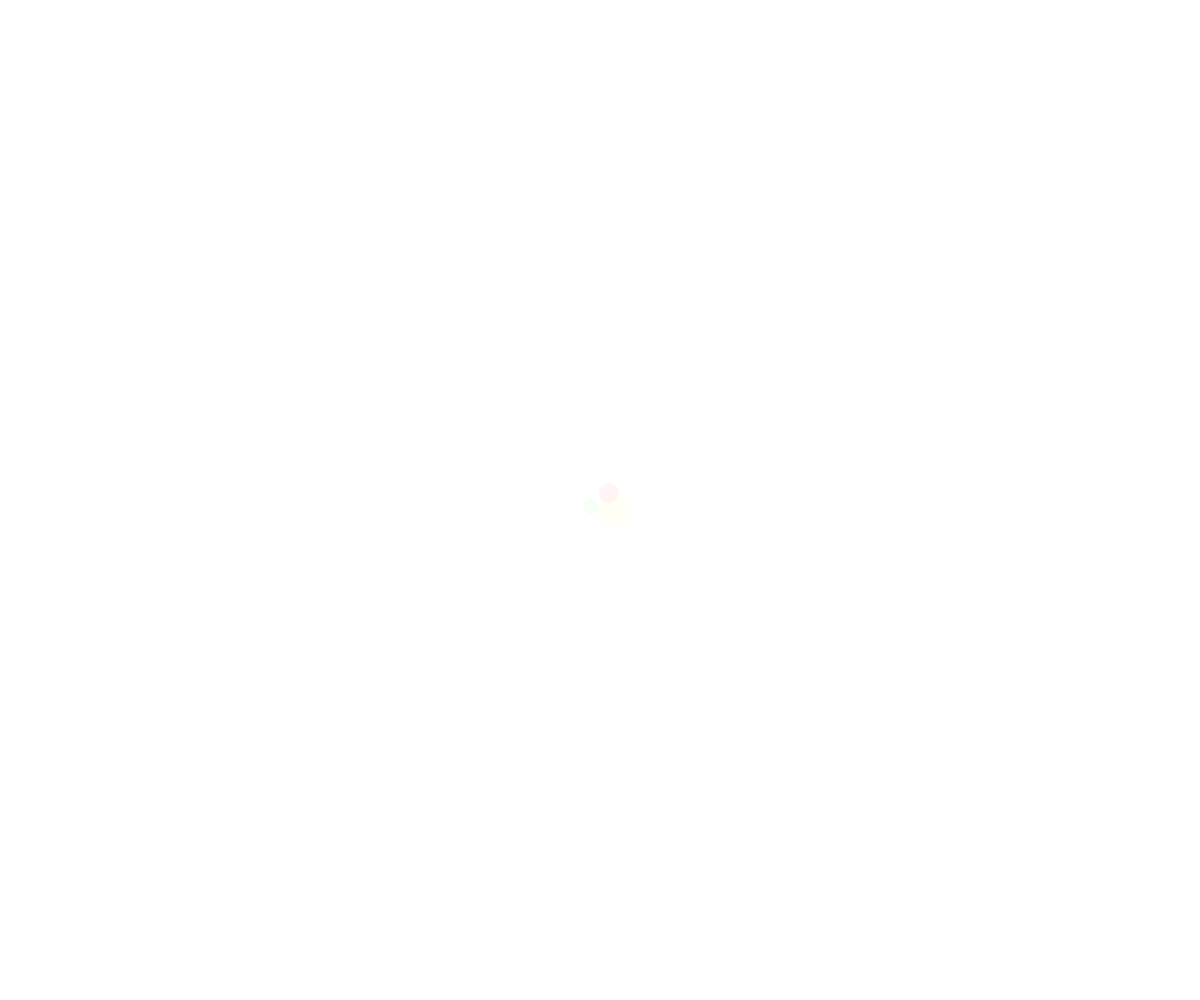
Frame 1 (no input)
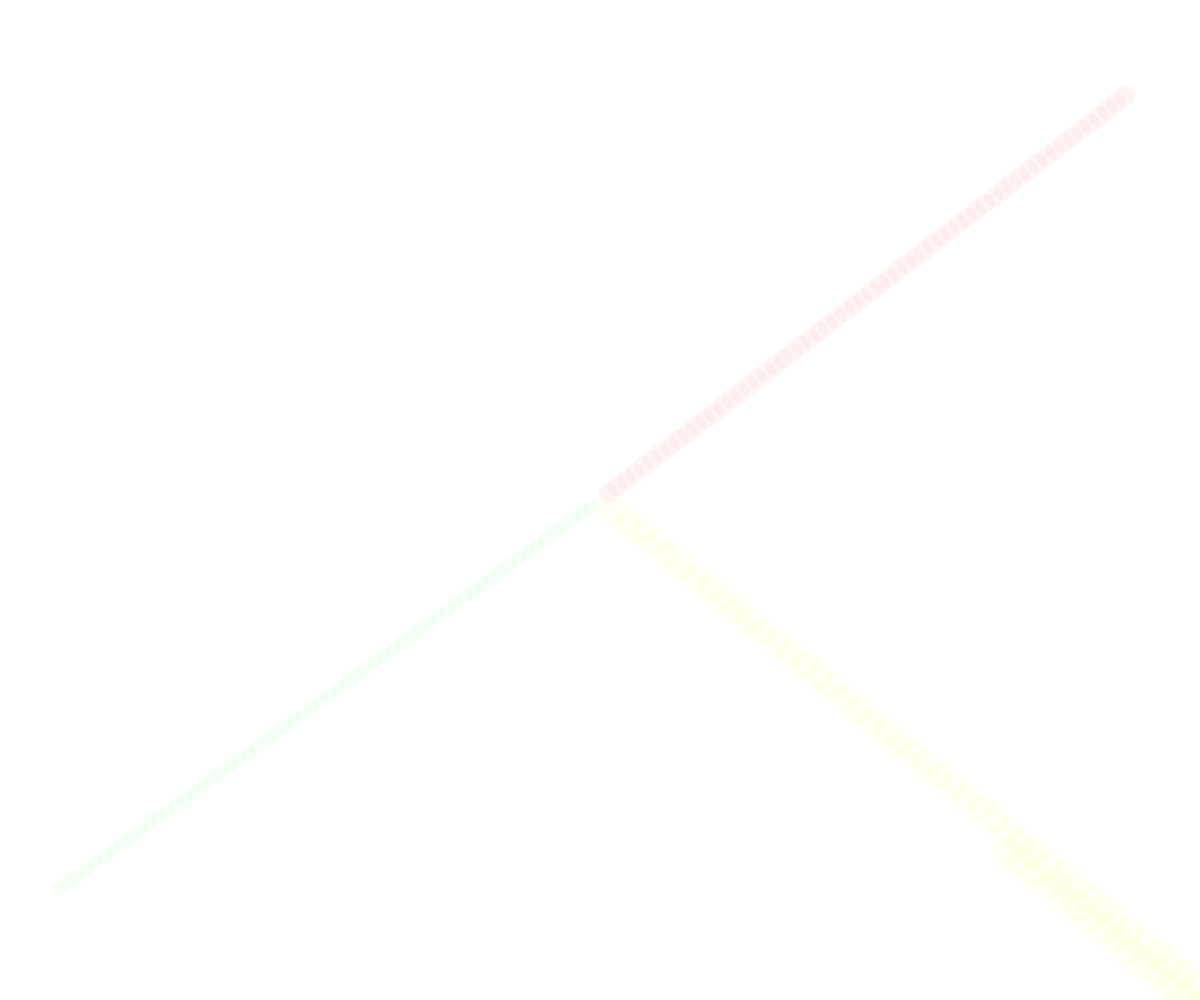
Frame 60 (no input)
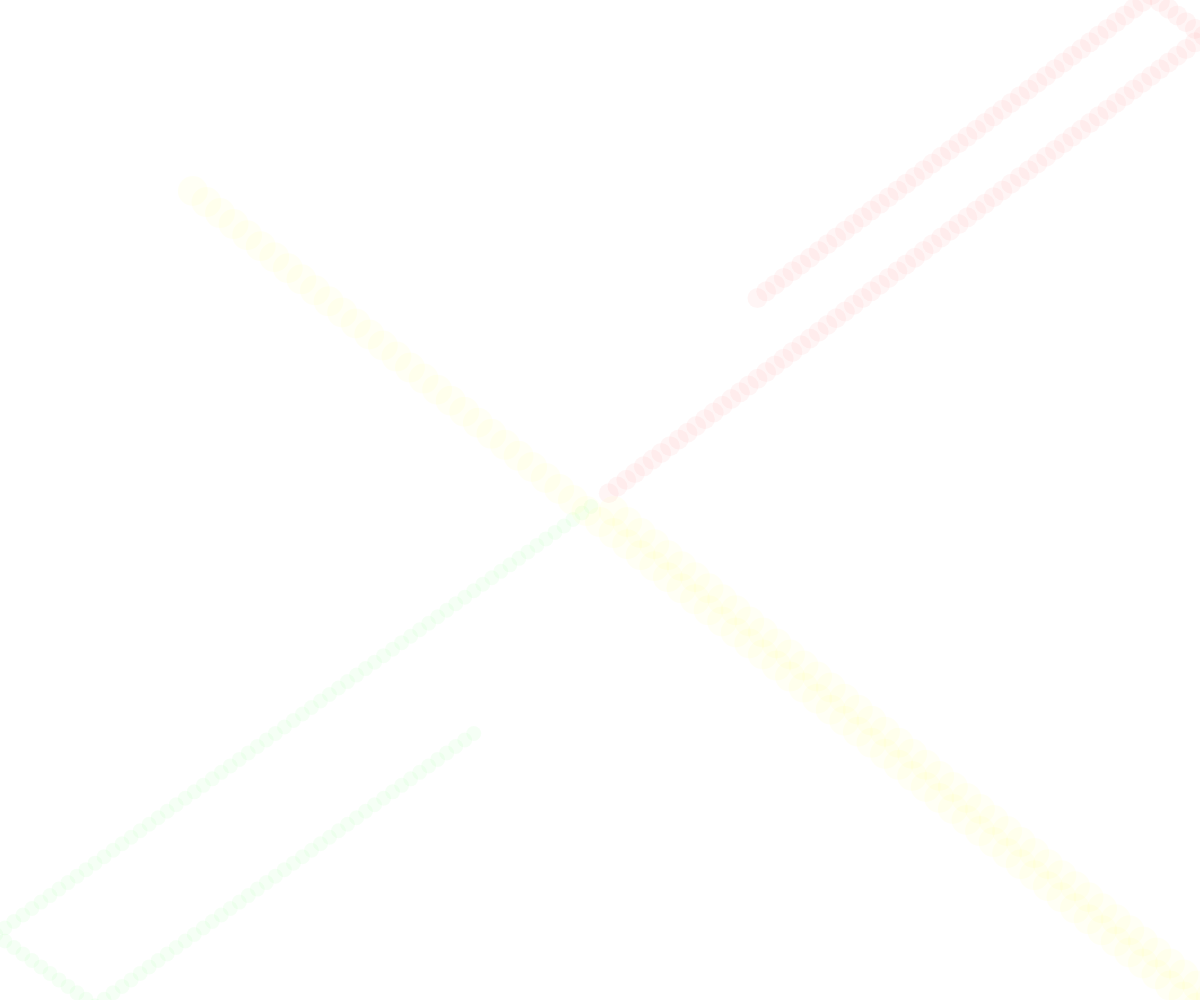
Frame 120 (the mouse pressed at the canvas centre since frame 60)

The p5.js sketch that drew these frames (run headless with seeded random() and noise() and a simulated clock; from frame 60 on, the mouse is pressed at the canvas centre):

// p5.js sketch
// ── sketch.js
// https://editor.p5js.org/jht9629-nyu/sketches/Vb-sQLlNh
// CCL day 9 func bounce v5
let ball1 = {};
let ball2 = {};
let ball3 = {};
let myAlpha = 10;
function setup() {
  createCanvas(windowWidth, windowHeight);
  // strokeWeight(0.5);
  noStroke();
  setup_balls();
}
function draw() {
  // background(0);
  draw_ball(ball1);
  draw_ball(ball2);
  draw_ball(ball3);
}
function setup_balls() {
  ball3.x = width/2;
  ball3.y = height/2;
  ball3.xspeed = random(10,15); // 15
  ball3.yspeed = random(10,15); // 15
  ball3.c = [255,255,0,myAlpha]; // yellow with alpha
  ball3.w = 30;

  ball1.x = width/2;
  ball1.y = height/2;
  ball1.xspeed = random(5,10); // 5;
  ball1.yspeed = -random(5,10);
  ball1.c = [255,0,0,myAlpha]; // red with alpha
  ball1.w = 20;

  ball2.x = width/2;
  ball2.y = height/2;
  ball2.xspeed = -random(5,10); // -5
  ball2.yspeed = random(5,10);
  ball2.c = [0,255,0,myAlpha]; // green with alpha
  ball2.w = 15;

}
function draw_ball(ball) {
  move(ball);
  bounce(ball);
  display(ball);
}
function move(ball) {
  ball.x = ball.x + ball.xspeed;
  ball.y = ball.y + ball.yspeed;
}
function bounce(ball) {
  if (ball.x > width || ball.x < 0) {
    ball.xspeed = ball.xspeed * -1;
  }
  if (ball.y > height || ball.y < 0) {
    ball.yspeed = ball.yspeed * -1;
  }
}
function display(ball) {
  // stroke(255);
  // strokeWeight(4);
  // fill(200, 0, 200);
  fill(ball.c);
  ellipse(ball.x, ball.y, ball.w, ball.w);
}
function windowResized() {
  resizeCanvas(windowWidth, windowHeight);
}
// Function Basics
// Code! Programming with p5.js
// The Coding Train / Daniel Shiffman
// https://thecodingtrain.com/beginners/p5js/5.1-function-basics.html
// https://youtu.be/wRHAitGzBrg
// https://editor.p5js.org/codingtrain/sketches/omHOuJY1

// https://editor.p5js.org/jht9629-nyu/sketches/rK86DJt_P
// CCL day 9 func bounce v1

// https://editor.p5js.org/jht9629-nyu/sketches/-c1pr9sZY
// CCL day 9 func bounce v2

// https://editor.p5js.org/jht9629-nyu/sketches/cApxlUPho
// CCL day 9 func bounce v3

// https://editor.p5js.org/jht9629-nyu/sketches/MtMcC5l6Z
// CCL day 9 func bounce v4
